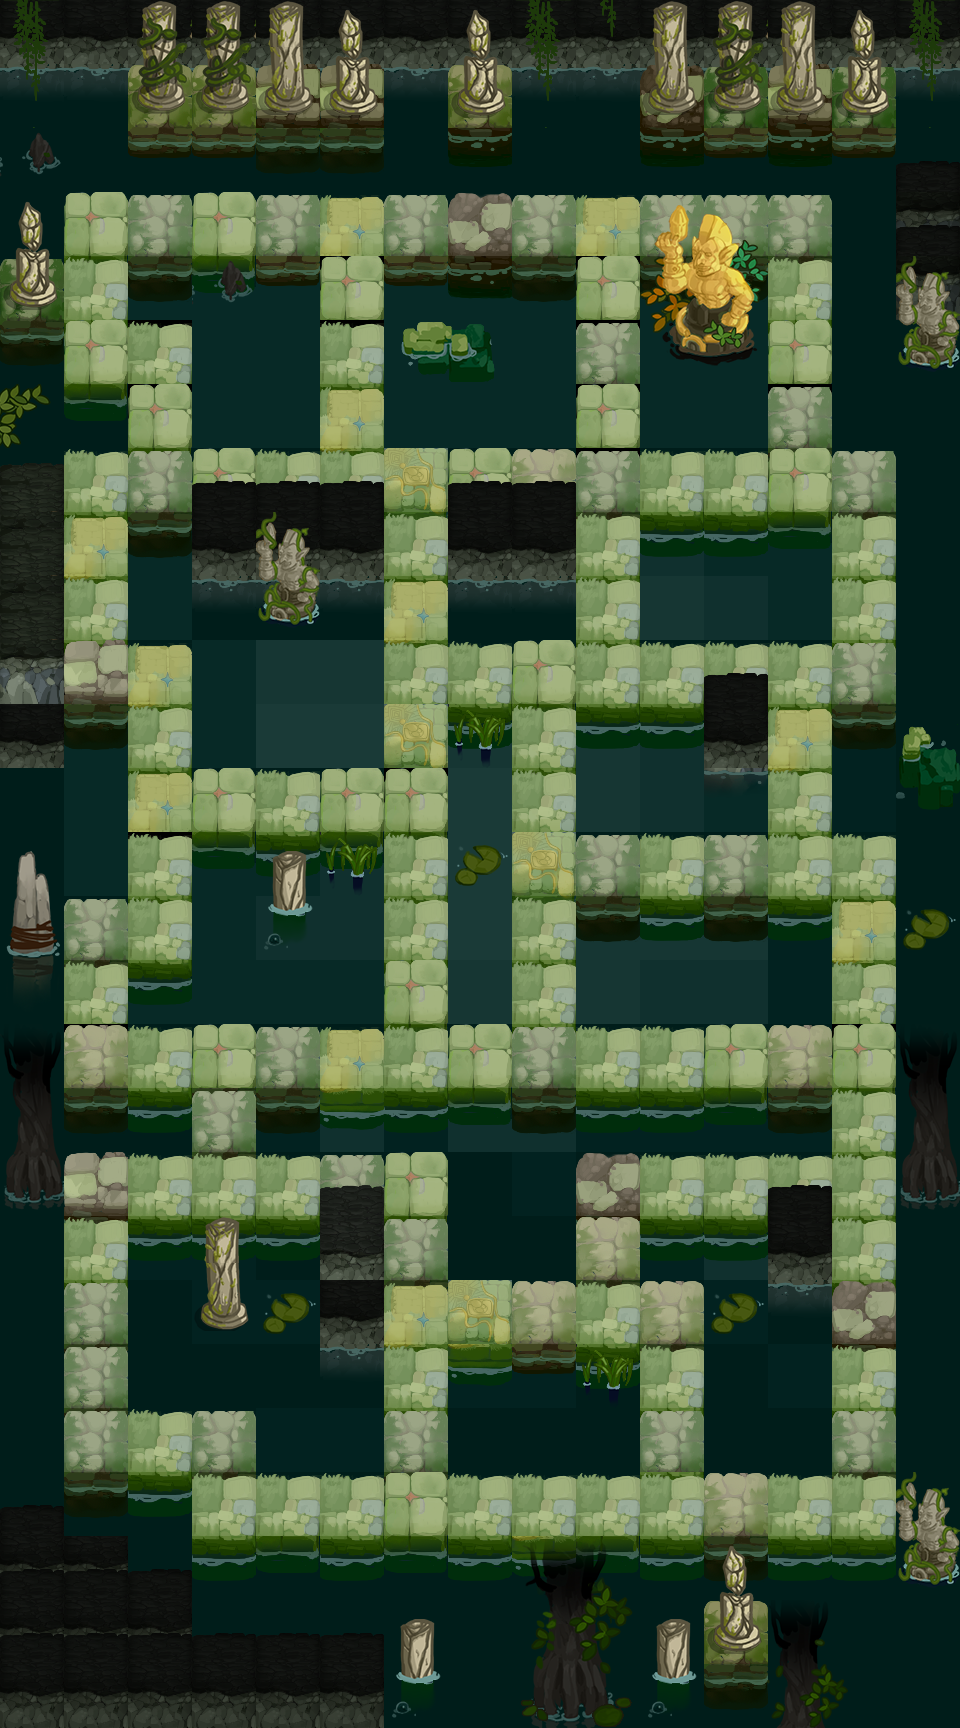

Tiled map render using the project's own tile images. Description and the map definition, with tile-layer contents summarised, below:
An orthogonal 15x27 tile map with 64x64 px tiles, 7 tile layers (background, background_top, block, block_top, ...), 4 tilesets and 8 objects (5x monster, move_3, move_2, move_1).

<map version="1.2" tiledversion="1.2.2" orientation="orthogonal" renderorder="left-down" width="15" height="27" tilewidth="64" tileheight="64" infinite="0" nextlayerid="63" nextobjectid="209">
 <tileset firstgid="1" name="ruins_block_1" tilewidth="64" tileheight="64" tilecount="64" columns="8">
  <image source="img/ruins_block_1.png" width="512" height="512" />
 </tileset>
 <tileset firstgid="65" name="diamond" tilewidth="64" tileheight="64" tilecount="64" columns="8">
  <image source="img/diamond.png" width="512" height="512" />
 </tileset>
 <tileset firstgid="129" name="ruins_bg_1" tilewidth="64" tileheight="64" tilecount="64" columns="8">
  <image source="img/ruins_bg_1.png" width="512" height="512" />
 </tileset>
 <tileset firstgid="193" name="ruins_top_1" tilewidth="64" tileheight="64" tilecount="64" columns="8">
  <image source="img/ruins_top_1.png" width="512" height="512" />
 </tileset>
 <layer id="54" name="background" width="15" height="27">
  <data>[405 cells, 163 non-empty, 8 distinct tile ids]</data>
 </layer>
 <layer id="55" name="background_top" width="15" height="27">
  <data>[405 cells, 143 non-empty, 9 distinct tile ids]</data>
 </layer>
 <layer id="56" name="block" width="15" height="27">
  <data>[405 cells, 263 non-empty, 13 distinct tile ids]</data>
 </layer>
 <layer id="57" name="block_top" width="15" height="27">
  <data>[405 cells, 95 non-empty, 13 distinct tile ids]</data>
 </layer>
 <layer id="58" name="diamond" width="15" height="27">
  <data>[405 cells, 65 non-empty, 1 distinct tile ids]</data>
 </layer>
 <objectgroup color="#ffaaff" id="59" name="trigger" visible="0" />
 <objectgroup color="#ff0000" id="60" name="monster">
  <object id="202" name="monster" x="637.333" y="640" width="64" height="64">
   <properties>
    <property name="Direction_Arr" value="0" />
    <property name="ID_Arr" value="102" />
    <property name="Interval" type="int" value="5000" />
    <property name="Move_Arr" value="0" />
    <property name="Order" type="int" value="1" />
    <property name="Time" type="int" value="0" />
   </properties>
  </object>
  <object id="203" name="monster" x="254.667" y="770.667" width="64" height="64">
   <properties>
    <property name="Direction_Arr" value="0" />
    <property name="ID_Arr" value="102" />
    <property name="Interval" type="int" value="5000" />
    <property name="Move_Arr" value="0" />
    <property name="Order" type="int" value="1" />
    <property name="Time" type="int" value="0" />
   </properties>
  </object>
  <object id="204" name="monster" x="192" y="192" width="64" height="64">
   <properties>
    <property name="Direction_Arr" value="0" />
    <property name="ID_Arr" value="801" />
    <property name="Interval" type="int" value="5000" />
    <property name="Move_Arr" value="0" />
    <property name="Order" type="int" value="1" />
    <property name="Time" type="int" value="0" />
   </properties>
  </object>
  <object id="206" name="monster" x="705.333" y="194.667" width="64" height="64">
   <properties>
    <property name="Direction_Arr" value="0" />
    <property name="ID_Arr" value="102" />
    <property name="Interval" type="int" value="5000" />
    <property name="Move_Arr" value="0" />
    <property name="Order" type="int" value="1" />
    <property name="Time" type="int" value="0" />
   </properties>
  </object>
  <object id="208" name="monster" x="192" y="448.667" width="64" height="64">
   <properties>
    <property name="Direction_Arr" value="0" />
    <property name="ID_Arr" value="102" />
    <property name="Interval" type="int" value="5000" />
    <property name="Move_Arr" value="0" />
    <property name="Order" type="int" value="1" />
    <property name="Time" type="int" value="0" />
   </properties>
  </object>
 </objectgroup>
 <objectgroup color="#00ff00" id="61" name="player">
  <object id="110" name="move_3" x="447.5" y="1475.5" width="64" height="64" />
  <object id="109" name="move_2" x="447.5" y="1475.5" width="64" height="64" />
  <object id="107" name="move_1" x="447.667" y="1476" width="64" height="64" />
 </objectgroup>
 <layer id="49" name="all_top_1" width="15" height="27">
  <data>[405 cells, 10 non-empty, 4 distinct tile ids]</data>
 </layer>
 <layer id="52" name="all_top_2" width="15" height="27">
  <data>[405 cells, 79 non-empty, 41 distinct tile ids]</data>
 </layer>
</map>
